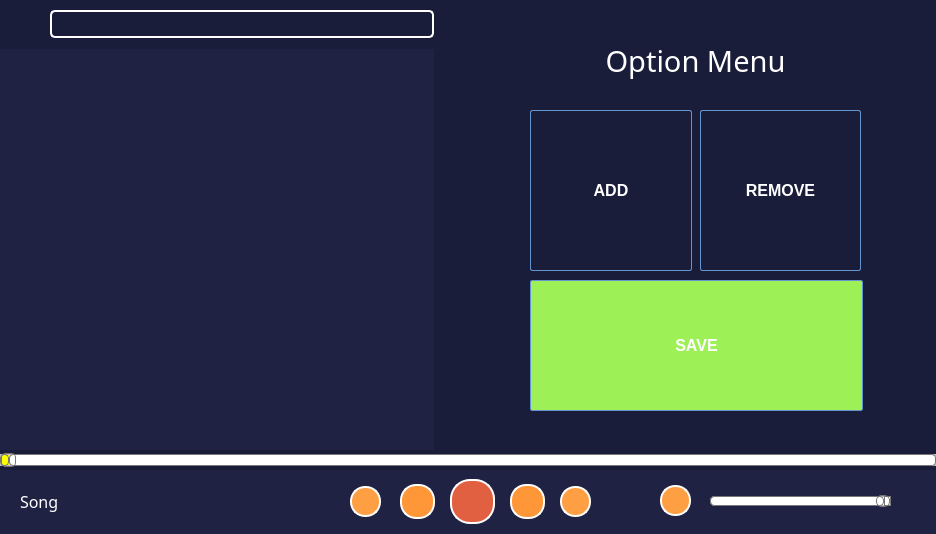
<?xml version="1.0" encoding="UTF-8"?>
<ui version="4.0">
 <class>MainWindow</class>
 <widget class="QMainWindow" name="MainWindow">
  <property name="windowModality">
   <enum>Qt::WindowModal</enum>
  </property>
  <property name="enabled">
   <bool>true</bool>
  </property>
  <property name="geometry">
   <rect>
    <x>0</x>
    <y>0</y>
    <width>936</width>
    <height>534</height>
   </rect>
  </property>
  <property name="sizePolicy">
   <sizepolicy hsizetype="Fixed" vsizetype="Fixed">
    <horstretch>0</horstretch>
    <verstretch>0</verstretch>
   </sizepolicy>
  </property>
  <property name="font">
   <font>
    <pointsize>12</pointsize>
   </font>
  </property>
  <property name="windowTitle">
   <string>TECH Mp3 Player</string>
  </property>
  <property name="windowIcon">
   <iconset>
    <normaloff>Playericons/icons8-mute-30.png</normaloff>Playericons/icons8-mute-30.png</iconset>
  </property>
  <property name="windowOpacity">
   <double>0.990000000000000</double>
  </property>
  <property name="autoFillBackground">
   <bool>false</bool>
  </property>
  <property name="styleSheet">
   <string notr="true">background-color: #1A1D3A;</string>
  </property>
  <property name="iconSize">
   <size>
    <width>64</width>
    <height>64</height>
   </size>
  </property>
  <widget class="QWidget" name="centralWidget">
   <property name="sizePolicy">
    <sizepolicy hsizetype="Fixed" vsizetype="Fixed">
     <horstretch>0</horstretch>
     <verstretch>0</verstretch>
    </sizepolicy>
   </property>
   <widget class="QListWidget" name="listWidget">
    <property name="geometry">
     <rect>
      <x>0</x>
      <y>49</y>
      <width>434</width>
      <height>401</height>
     </rect>
    </property>
    <property name="font">
     <font>
      <family>Rubik</family>
      <pointsize>10</pointsize>
      <weight>50</weight>
      <italic>false</italic>
      <bold>false</bold>
     </font>
    </property>
    <property name="focusPolicy">
     <enum>Qt::NoFocus</enum>
    </property>
    <property name="contextMenuPolicy">
     <enum>Qt::NoContextMenu</enum>
    </property>
    <property name="styleSheet">
     <string notr="true">QListWidget{
	background: #202243;
	border: 0px;
	border-radius: 0px;
	color: white;
	font: 10pt;
}
QListView::item:selected { 
	background: #FF9F43;
	color: white; 
	font-size: 36px;
}</string>
    </property>
    <property name="horizontalScrollBarPolicy">
     <enum>Qt::ScrollBarAlwaysOff</enum>
    </property>
    <property name="editTriggers">
     <set>QAbstractItemView::DoubleClicked</set>
    </property>
    <property name="showDropIndicator" stdset="0">
     <bool>false</bool>
    </property>
    <property name="horizontalScrollMode">
     <enum>QAbstractItemView::ScrollPerPixel</enum>
    </property>
    <property name="movement">
     <enum>QListView::Static</enum>
    </property>
    <property name="viewMode">
     <enum>QListView::ListMode</enum>
    </property>
    <property name="currentRow">
     <number>-1</number>
    </property>
   </widget>
   <widget class="QLineEdit" name="searchBar">
    <property name="geometry">
     <rect>
      <x>50</x>
      <y>10</y>
      <width>384</width>
      <height>28</height>
     </rect>
    </property>
    <property name="font">
     <font>
      <family>Rubik</family>
      <pointsize>10</pointsize>
      <weight>50</weight>
      <italic>false</italic>
      <bold>false</bold>
     </font>
    </property>
    <property name="cursor">
     <cursorShape>ArrowCursor</cursorShape>
    </property>
    <property name="mouseTracking">
     <bool>false</bool>
    </property>
    <property name="styleSheet">
     <string notr="true">QLineEdit {
		background: transparent;
		border: 2px solid white;
		border-radius: 5px;
		color: white;
		font: 10pt;
}
QLineEdit::icon{

		background-image: url(:Playericons/icons8-search-30.png); /* actual size, e.g. 16x16 */
  	  	background-repeat: no-repeat;
		background-position: left;
}</string>
    </property>
    <property name="text">
     <string/>
    </property>
    <property name="frame">
     <bool>false</bool>
    </property>
    <property name="cursorPosition">
     <number>0</number>
    </property>
    <property name="readOnly">
     <bool>false</bool>
    </property>
   </widget>
   <widget class="QLabel" name="searchico">
    <property name="geometry">
     <rect>
      <x>10</x>
      <y>10</y>
      <width>31</width>
      <height>31</height>
     </rect>
    </property>
    <property name="styleSheet">
     <string notr="true">background-image: url(:/Playericons/icons8-search-30.png);
background-repeat: no-repeat;</string>
    </property>
    <property name="text">
     <string/>
    </property>
   </widget>
   <widget class="QFrame" name="frame">
    <property name="geometry">
     <rect>
      <x>0</x>
      <y>469</y>
      <width>941</width>
      <height>71</height>
     </rect>
    </property>
    <property name="styleSheet">
     <string notr="true">background: #202243;
border: 0px solid #6593cf;
border-radius: 2px;
opacity: 1.0;</string>
    </property>
    <property name="frameShape">
     <enum>QFrame::StyledPanel</enum>
    </property>
    <property name="frameShadow">
     <enum>QFrame::Raised</enum>
    </property>
    <widget class="QPushButton" name="mute">
     <property name="geometry">
      <rect>
       <x>660</x>
       <y>16</y>
       <width>31</width>
       <height>31</height>
      </rect>
     </property>
     <property name="focusPolicy">
      <enum>Qt::NoFocus</enum>
     </property>
     <property name="styleSheet">
      <string notr="true">QPushButton:hover{
        background: qlineargradient(x1 : 0, y1 : 0, x2 : 0, y2 :   1, stop :   0.0 #ffd9aa,
                stop :   0.5 #ffbb6e, stop :   0.55 #feae42, stop :   1.0 #fedb74);
}

QPushButton {
  background-color: #FF9F43;
  color: white; 
  border: 2px solid white;
  border-radius: 15px;
}

QPushButton:pressed {
    background-color: qlineargradient(x1: 0, y1: 0, x2: 0, y2: 1,
                                      stop: 0 #FF7832, stop: 1 #FF9739);
}


QPushButton:on {
        background-color: #E26042;
}

QPushButton:disabled {
        background: transparent #e5e9ee;
        color: black;
}</string>
     </property>
     <property name="text">
      <string/>
     </property>
     <property name="checkable">
      <bool>true</bool>
     </property>
     <property name="checked">
      <bool>false</bool>
     </property>
     <property name="autoRepeat">
      <bool>false</bool>
     </property>
     <property name="flat">
      <bool>false</bool>
     </property>
    </widget>
    <widget class="QPushButton" name="back">
     <property name="geometry">
      <rect>
       <x>400</x>
       <y>15</y>
       <width>35</width>
       <height>35</height>
      </rect>
     </property>
     <property name="focusPolicy">
      <enum>Qt::NoFocus</enum>
     </property>
     <property name="styleSheet">
      <string notr="true">QPushButton:hover{
        background: qlineargradient(x1 : 0, y1 : 0, x2 : 0, y2 :   1, stop :   0.0 #ffd9aa,
                stop :   0.5 #ffbb6e, stop :   0.55 #feae42, stop :   1.0 #fedb74);
}

QPushButton {
  background-color: rgb(255, 151, 57);
  color: white; 
  border: 2px solid white;
  border-radius: 16px;
}

QPushButton:pressed {
    background-color: qlineargradient(x1: 0, y1: 0, x2: 0, y2: 1,
                                      stop: 0 #FF7832, stop: 1 #FF9739);
}


QPushButton:on {
        background-color: #E26042;
}

QPushButton:disabled {
        background: transparent #e5e9ee;
        color: black;
}</string>
     </property>
     <property name="text">
      <string/>
     </property>
    </widget>
    <widget class="QPushButton" name="forward">
     <property name="geometry">
      <rect>
       <x>510</x>
       <y>15</y>
       <width>35</width>
       <height>35</height>
      </rect>
     </property>
     <property name="focusPolicy">
      <enum>Qt::NoFocus</enum>
     </property>
     <property name="styleSheet">
      <string notr="true">QPushButton:hover{
        background: qlineargradient(x1 : 0, y1 : 0, x2 : 0, y2 :   1, stop :   0.0 #ffd9aa,
                stop :   0.5 #ffbb6e, stop :   0.55 #feae42, stop :   1.0 #fedb74);
}

QPushButton {
  background-color: rgb(255, 151, 57);
  color: white; 
  border: 2px solid white;
  border-radius: 16px;
}

QPushButton:pressed {
    background-color: qlineargradient(x1: 0, y1: 0, x2: 0, y2: 1,
                                      stop: 0 #FF7832, stop: 1 #FF9739);
}


QPushButton:on {
        background: qlineargradient(x1 : 0, y1 : 0, x2 : 0, y2 :   1, stop :   0.0 #5AA72D,
        stop :   0.5 #B3E296, stop :   0.55 #B3E296, stop :   1.0 #f5f9ff);
}

QPushButton:disabled {
        background: transparent #e5e9ee;
        color: black;
}</string>
     </property>
     <property name="text">
      <string/>
     </property>
    </widget>
    <widget class="QSlider" name="volumeBar">
     <property name="geometry">
      <rect>
       <x>710</x>
       <y>24</y>
       <width>181</width>
       <height>16</height>
      </rect>
     </property>
     <property name="focusPolicy">
      <enum>Qt::NoFocus</enum>
     </property>
     <property name="styleSheet">
      <string notr="true">QSlider::groove:horizontal {
border: 1px solid #bbb;
background: white;
height: 8px;
border-radius: 4px;
}

QSlider::sub-page:horizontal {
background: qlineargradient(x1: 0, y1: 0,    x2: 0, y2: 1,
    stop: 0 #66e, stop: 1 #bbf);
background: qlineargradient(x1: 0, y1: 0.2, x2: 1, y2: 1,
    stop: 0 #DDF969, stop: 1 #A9F36A);
border: 1px solid #777;
height: 8px;
border-radius: 4px;
}

QSlider::add-page:horizontal {
background: #fff;
border: 1px solid #777;
height: 8px;
border-radius: 4px;
}

QSlider::handle:horizontal {
background: qlineargradient(x1:0, y1:0, x2:1, y2:1,
    stop:0 #eee, stop:1 #ccc);
border: 1px solid #777;
width: 12px;
margin-top: -2px;
margin-bottom: -2px;
border-radius: 5px;
}

QSlider::handle:horizontal:hover {
background: qlineargradient(x1:0, y1:0, x2:1, y2:1,
    stop:0 #fff, stop:1 #ddd);
border: 1px solid #444;
border-radius: 4px;
}

QSlider::sub-page:horizontal:disabled {
background: #bbb;
border-color: #999;
}

QSlider::add-page:horizontal:disabled {
background: #eee;
border-color: #999;
}

QSlider::handle:horizontal:disabled {
background: #eee;
border: 1px solid #aaa;
border-radius: 4px;
}</string>
     </property>
     <property name="maximum">
      <number>100</number>
     </property>
     <property name="value">
      <number>100</number>
     </property>
     <property name="orientation">
      <enum>Qt::Horizontal</enum>
     </property>
     <property name="invertedAppearance">
      <bool>false</bool>
     </property>
     <property name="invertedControls">
      <bool>false</bool>
     </property>
    </widget>
    <widget class="QPushButton" name="play">
     <property name="geometry">
      <rect>
       <x>450</x>
       <y>10</y>
       <width>45</width>
       <height>45</height>
      </rect>
     </property>
     <property name="focusPolicy">
      <enum>Qt::NoFocus</enum>
     </property>
     <property name="styleSheet">
      <string notr="true">QPushButton:hover{
        background: qlineargradient(x1 : 0, y1 : 0, x2 : 0, y2 :   1, stop :   0.0 #ffd9aa,
                stop :   0.5 #ffbb6e, stop :   0.55 #feae42, stop :   1.0 #fedb74);
}

QPushButton {
  background-color: rgb(255, 151, 57);
  color: white; 
  border: 2px solid white;
  border-radius: 20px;
}

QPushButton:pressed {
    background-color: qlineargradient(x1: 0, y1: 0, x2: 0, y2: 1,
                                      stop: 0 #FF7832, stop: 1 #FF9739);
}


QPushButton:on {
        background-color: #E26042;
}

QPushButton:disabled {
        background: transparent #e5e9ee;
        color: black;
}</string>
     </property>
     <property name="text">
      <string/>
     </property>
     <property name="checkable">
      <bool>true</bool>
     </property>
     <property name="checked">
      <bool>true</bool>
     </property>
    </widget>
    <widget class="QPushButton" name="shuffle">
     <property name="geometry">
      <rect>
       <x>350</x>
       <y>17</y>
       <width>31</width>
       <height>31</height>
      </rect>
     </property>
     <property name="focusPolicy">
      <enum>Qt::NoFocus</enum>
     </property>
     <property name="styleSheet">
      <string notr="true">QPushButton:hover{
        background: qlineargradient(x1 : 0, y1 : 0, x2 : 0, y2 :   1, stop :   0.0 #ffd9aa,
                stop :   0.5 #ffbb6e, stop :   0.55 #feae42, stop :   1.0 #fedb74);
}

QPushButton {
  background-color: #FF9F43;
  color: white; 
  border: 2px solid white;
  border-radius: 15px;
}

QPushButton:pressed {
    background-color: qlineargradient(x1: 0, y1: 0, x2: 0, y2: 1,
                                      stop: 0 #FF7832, stop: 1 #FF9739);
}


QPushButton:on {
        background-color: #E26042;
}

QPushButton:disabled {
        background: transparent #e5e9ee;
        color: black;
}</string>
     </property>
     <property name="text">
      <string/>
     </property>
     <property name="checkable">
      <bool>true</bool>
     </property>
    </widget>
    <widget class="QPushButton" name="repeat">
     <property name="geometry">
      <rect>
       <x>560</x>
       <y>17</y>
       <width>31</width>
       <height>31</height>
      </rect>
     </property>
     <property name="focusPolicy">
      <enum>Qt::NoFocus</enum>
     </property>
     <property name="styleSheet">
      <string notr="true">QPushButton:hover{
        background: qlineargradient(x1 : 0, y1 : 0, x2 : 0, y2 :   1, stop :   0.0 #ffd9aa,
                stop :   0.5 #ffbb6e, stop :   0.55 #feae42, stop :   1.0 #fedb74);
}

QPushButton {
  background-color: #FF9F43;
  color: white; 
  border: 2px solid white;
  border-radius: 15px;
}

QPushButton:pressed {
    background-color: qlineargradient(x1: 0, y1: 0, x2: 0, y2: 1,
                                      stop: 0 #FF7832, stop: 1 #FF9739);
}


QPushButton:on {
        background-color: #E26042;
}

QPushButton:disabled {
        background: transparent #e5e9ee;
        color: black;
}</string>
     </property>
     <property name="text">
      <string/>
     </property>
     <property name="checkable">
      <bool>true</bool>
     </property>
    </widget>
    <widget class="QLabel" name="currentSong">
     <property name="geometry">
      <rect>
       <x>20</x>
       <y>12</y>
       <width>291</width>
       <height>41</height>
      </rect>
     </property>
     <property name="font">
      <font>
       <family>Rubik</family>
       <pointsize>12</pointsize>
       <weight>50</weight>
       <italic>false</italic>
       <bold>false</bold>
      </font>
     </property>
     <property name="styleSheet">
      <string notr="true">color:rgb(255, 255, 255);
background:transparent;
font: 12pt;</string>
     </property>
     <property name="lineWidth">
      <number>1</number>
     </property>
     <property name="text">
      <string>Song</string>
     </property>
     <property name="alignment">
      <set>Qt::AlignLeading|Qt::AlignLeft|Qt::AlignVCenter</set>
     </property>
     <property name="wordWrap">
      <bool>true</bool>
     </property>
     <property name="margin">
      <number>1</number>
     </property>
    </widget>
   </widget>
   <widget class="QSlider" name="seekBar">
    <property name="geometry">
     <rect>
      <x>0</x>
      <y>450</y>
      <width>936</width>
      <height>20</height>
     </rect>
    </property>
    <property name="mouseTracking">
     <bool>true</bool>
    </property>
    <property name="focusPolicy">
     <enum>Qt::NoFocus</enum>
    </property>
    <property name="acceptDrops">
     <bool>false</bool>
    </property>
    <property name="styleSheet">
     <string notr="true">QSlider::groove:horizontal {
border: 1px solid #bbb;
background: yellow;
height: 10px;
border-radius: 0px;
}

QSlider::sub-page:horizontal {
background: qlineargradient(x1: 0, y1: 0.2, x2: 1, y2: 1,
    stop: 0 #fc00ff, stop: 1 #00dbde);
border: 1px solid #777;
height: 10px;
border-radius: 4px;
}

QSlider::add-page:horizontal {
background: #fff;
border: 1px solid #777;
height: 10px;
border-radius: 4px;
}

QSlider::handle:horizontal {
background: qlineargradient(x1:0, y1:0, x2:1, y2:1,
    stop:0 #eee, stop:1 #ccc);
border: 1px solid #777;
width: 13px;
margin-top: -2px;
margin-bottom: -2px;
border-radius: 4px;
}

QSlider::handle:horizontal:hover {
background: qlineargradient(x1:0, y1:0, x2:1, y2:1,
    stop:0 #fff, stop:1 #ddd);
border: 1px solid #444;
border-radius: 4px;
}

QSlider::sub-page:horizontal:disabled {
background: #bbb;
border-color: #999;
}

QSlider::add-page:horizontal:disabled {
background: #eee;
border-color: #999;
}

QSlider::handle:horizontal:disabled {
background: #eee;
border: 1px solid #aaa;
border-radius: 4px;
}</string>
    </property>
    <property name="maximum">
     <number>1000</number>
    </property>
    <property name="orientation">
     <enum>Qt::Horizontal</enum>
    </property>
   </widget>
   <widget class="QPushButton" name="remove">
    <property name="geometry">
     <rect>
      <x>700</x>
      <y>110</y>
      <width>161</width>
      <height>161</height>
     </rect>
    </property>
    <property name="font">
     <font>
      <family>Arial</family>
      <pointsize>12</pointsize>
      <weight>75</weight>
      <italic>false</italic>
      <bold>true</bold>
     </font>
    </property>
    <property name="focusPolicy">
     <enum>Qt::NoFocus</enum>
    </property>
    <property name="styleSheet">
     <string notr="true">QPushButton:hover{
        background: qlineargradient(x1 : 0, y1 : 0, x2 : 0, y2 :   1, stop :   0.0 #ffd9aa,
                stop :   0.5 #ffbb6e, stop :   0.55 #feae42, stop :   1.0 #fedb74);
}

QPushButton {
        border: 1px solid #6593cf;
        border-radius: 2px;
        background: qlineargradient(x1 : 0, y1 : 0, x2 : 0, y2 :   1, stop :   0.0 #f5f9ff,
                stop :   0.5 #c7dfff, stop :   0.55 #afd2ff, stop :   1.0 #c0dbff);
        color: white;
        font: bold large &quot;Arial&quot;;
        height: 30px;
}




QPushButton:pressed {
        background: qlineargradient(x1 : 0, y1 : 0, x2 : 0, y2 :   1, stop :   0.0 #c0dbff,
        stop :   0.5 #cfd26f, stop :   0.55 #c7df6f, stop :   1.0 #f5f9ff);
        padding-top: 2px;
        padding-left: 3px;

}


QPushButton:on {
        background: qlineargradient(x1 : 0, y1 : 0, x2 : 0, y2 :   1, stop :   0.0 #5AA72D,
        stop :   0.5 #B3E296, stop :   0.55 #B3E296, stop :   1.0 #f5f9ff);
}

QPushButton:disabled {
        background: transparent #e5e9ee;
        color: black;
}</string>
    </property>
    <property name="text">
     <string>REMOVE</string>
    </property>
    <property name="icon">
     <iconset>
      <normaloff>Playericons/icons8-minus-30.png</normaloff>Playericons/icons8-minus-30.png</iconset>
    </property>
    <property name="iconSize">
     <size>
      <width>30</width>
      <height>30</height>
     </size>
    </property>
   </widget>
   <widget class="QPushButton" name="add">
    <property name="geometry">
     <rect>
      <x>530</x>
      <y>110</y>
      <width>162</width>
      <height>161</height>
     </rect>
    </property>
    <property name="font">
     <font>
      <family>Arial</family>
      <pointsize>12</pointsize>
      <weight>75</weight>
      <italic>false</italic>
      <bold>true</bold>
     </font>
    </property>
    <property name="focusPolicy">
     <enum>Qt::NoFocus</enum>
    </property>
    <property name="styleSheet">
     <string notr="true">QPushButton:hover{
        background: qlineargradient(x1 : 0, y1 : 0, x2 : 0, y2 :   1, stop :   0.0 #ffd9aa,
                stop :   0.5 #ffbb6e, stop :   0.55 #feae42, stop :   1.0 #fedb74);
}

QPushButton {
        border: 1px solid #6593cf;
        border-radius: 2px;
        background: qlineargradient(x1 : 0, y1 : 0, x2 : 0, y2 :   1, stop :   0.0 #f5f9ff,
                stop :   0.5 #c7dfff, stop :   0.55 #afd2ff, stop :   1.0 #c0dbff);
        color: white;
        font: bold large &quot;Arial&quot;;
        height: 30px;
}




QPushButton:pressed {
        background: qlineargradient(x1 : 0, y1 : 0, x2 : 0, y2 :   1, stop :   0.0 #c0dbff,
        stop :   0.5 #cfd26f, stop :   0.55 #c7df6f, stop :   1.0 #f5f9ff);
        padding-top: 2px;
        padding-left: 3px;

}


QPushButton:on {
        background: qlineargradient(x1 : 0, y1 : 0, x2 : 0, y2 :   1, stop :   0.0 #5AA72D,
        stop :   0.5 #B3E296, stop :   0.55 #B3E296, stop :   1.0 #f5f9ff);
}

QPushButton:disabled {
        background: transparent #e5e9ee;
        color: black;
}</string>
    </property>
    <property name="text">
     <string>ADD</string>
    </property>
    <property name="icon">
     <iconset>
      <normaloff>Playericons/icons8-plus-30 (1).png</normaloff>Playericons/icons8-plus-30 (1).png</iconset>
    </property>
    <property name="iconSize">
     <size>
      <width>30</width>
      <height>30</height>
     </size>
    </property>
   </widget>
   <widget class="QPushButton" name="save">
    <property name="geometry">
     <rect>
      <x>530</x>
      <y>280</y>
      <width>333</width>
      <height>131</height>
     </rect>
    </property>
    <property name="font">
     <font>
      <family>Arial</family>
      <pointsize>12</pointsize>
      <weight>75</weight>
      <italic>false</italic>
      <bold>true</bold>
     </font>
    </property>
    <property name="focusPolicy">
     <enum>Qt::NoFocus</enum>
    </property>
    <property name="styleSheet">
     <string notr="true">QPushButton:hover{
        background: qlineargradient(x1 : 0, y1 : 0, x2 : 0, y2 :   1, stop :   0.0 #ffd9aa,
                stop :   0.5 #ffbb6e, stop :   0.55 #feae42, stop :   1.0 #fedb74);
}

QPushButton {
        border: 1px solid #6593cf;
        border-radius: 2px;
        background: qlineargradient(x1 : 0, y1 : 0, x2 : 0, y2 :   1, stop :   0.0 #f5f9ff,
                stop :   0.5 #c7dfff, stop :   0.55 #afd2ff, stop :   1.0 #c0dbff);
        color: white;
        font: bold large &quot;Arial&quot;;
        height: 30px;
}




QPushButton:pressed {
        background: qlineargradient(x1 : 0, y1 : 0, x2 : 0, y2 :   1, stop :   0.0 #c0dbff,
        stop :   0.5 #cfd26f, stop :   0.55 #c7df6f, stop :   1.0 #f5f9ff);
        padding-top: 2px;
        padding-left: 3px;

}


QPushButton:on {
        background:#9df056;
}

QPushButton:disabled {
        background: transparent #e5e9ee;
        color: black;
}</string>
    </property>
    <property name="text">
     <string>SAVE</string>
    </property>
    <property name="icon">
     <iconset>
      <normaloff>Playericons/icons8-save-30.png</normaloff>Playericons/icons8-save-30.png</iconset>
    </property>
    <property name="iconSize">
     <size>
      <width>30</width>
      <height>30</height>
     </size>
    </property>
    <property name="checkable">
     <bool>true</bool>
    </property>
    <property name="checked">
     <bool>true</bool>
    </property>
    <property name="autoRepeatInterval">
     <number>0</number>
    </property>
    <property name="flat">
     <bool>false</bool>
    </property>
   </widget>
   <widget class="QLabel" name="Menu">
    <property name="geometry">
     <rect>
      <x>540</x>
      <y>40</y>
      <width>311</width>
      <height>41</height>
     </rect>
    </property>
    <property name="font">
     <font>
      <family>Rubik</family>
      <pointsize>22</pointsize>
      <weight>50</weight>
      <italic>false</italic>
      <bold>false</bold>
     </font>
    </property>
    <property name="styleSheet">
     <string notr="true">color:white;
font: 22pt;</string>
    </property>
    <property name="text">
     <string>Option Menu</string>
    </property>
    <property name="alignment">
     <set>Qt::AlignCenter</set>
    </property>
   </widget>
  </widget>
 </widget>
 <layoutdefault spacing="6" margin="11"/>
 <resources/>
 <connections/>
</ui>
